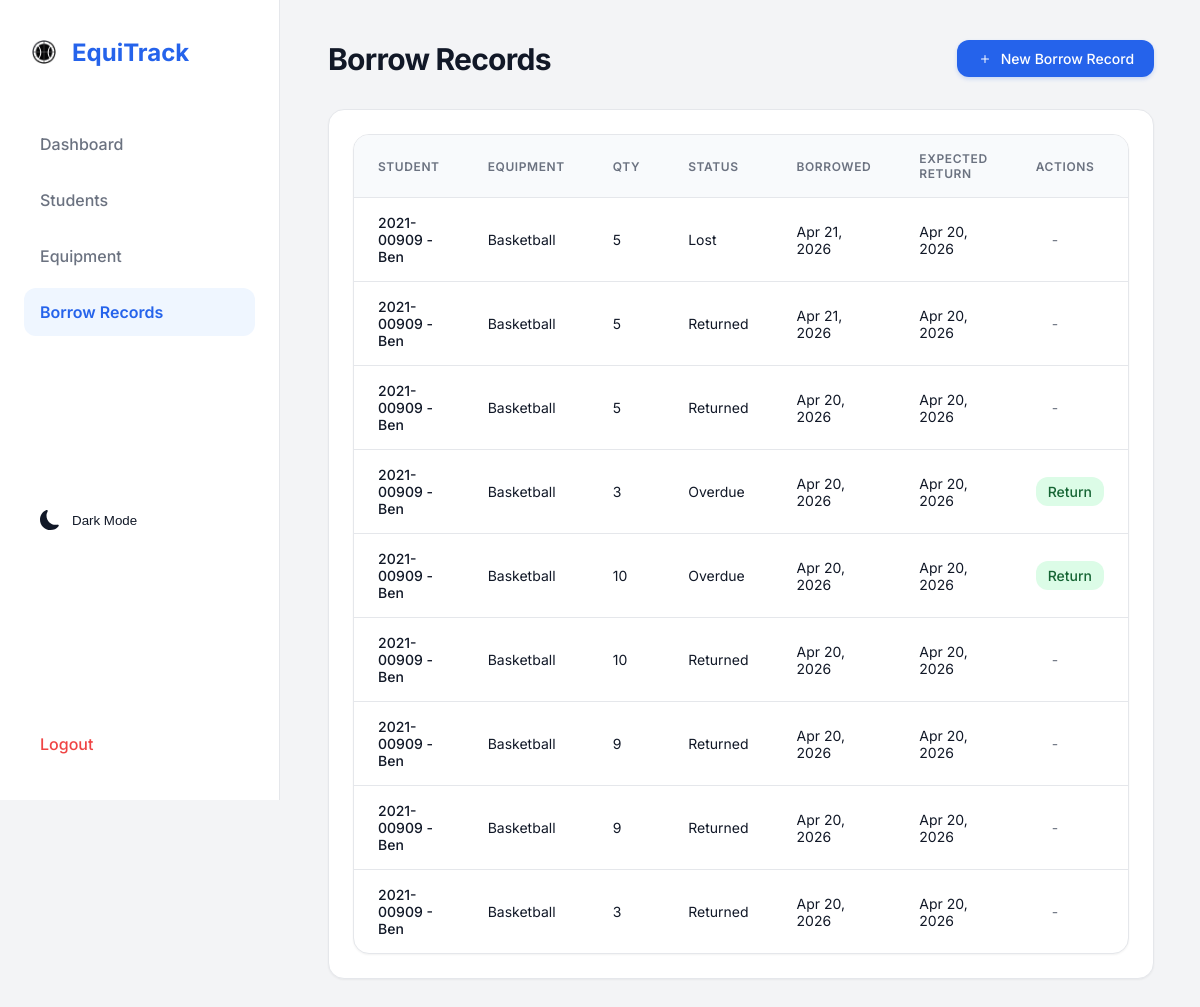
The page /borrow-records/ (signed in) on the database as committed earlier.
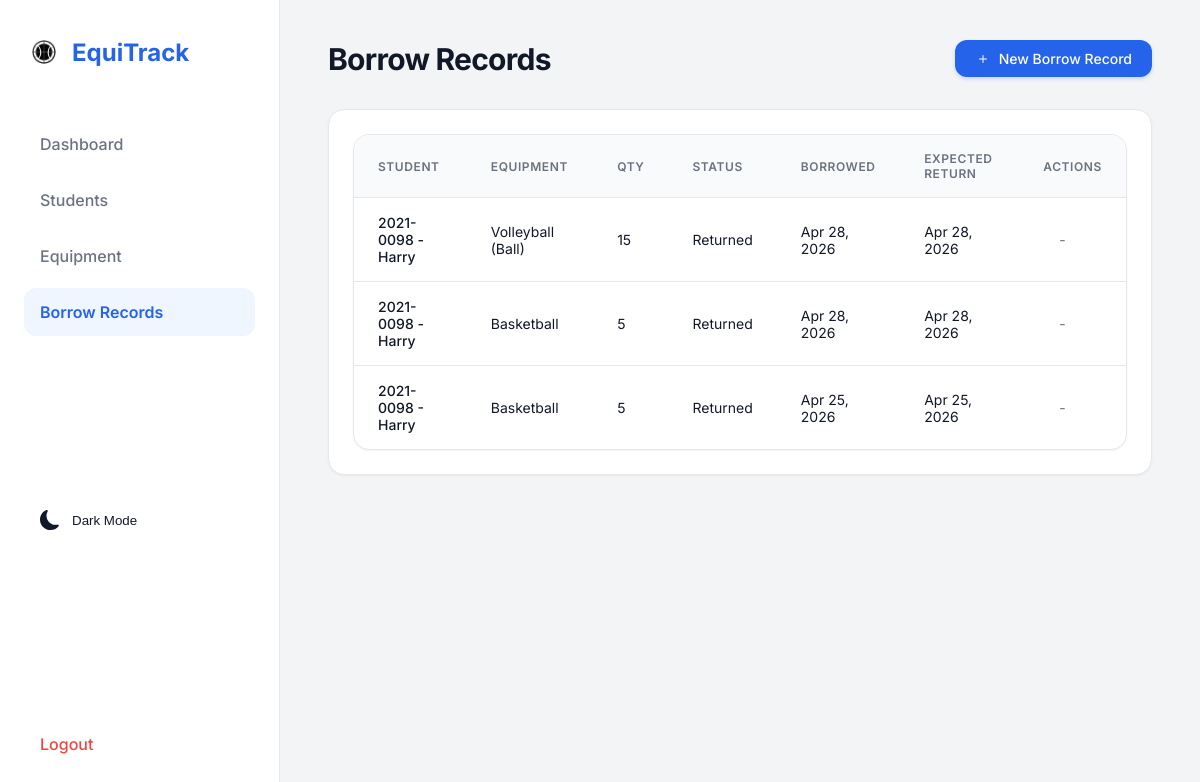
The same page on the database as committed later.
### equipment_app/models.py (models this page shows, shortened)
class BorrowRecord(models.Model):
    STATUS_CHOICES = [
    ('Borrowed', 'Borrowed'),
    ('Returned', 'Returned'),
    ('Overdue', 'Overdue'),
    ('Lost', 'Lost'),
]
    student = models.ForeignKey(Student, on_delete=models.CASCADE)
    equipment = models.ForeignKey(Equipment, on_delete=models.CASCADE)
    quantity = models.IntegerField()
    date_borrowed = models.DateTimeField(auto_now_add=True)
    expected_return = models.DateField()
    date_returned = models.DateField(null=True, blank=True)
    status = models.CharField(max_length=10, choices=STATUS_CHOICES, default='Borrowed')

class Student(models.Model):
    student_id = models.CharField(max_length=20, unique=True)
    name = models.CharField(max_length=100)
    course = models.CharField(max_length=100)
    year_level = models.IntegerField()
    def __str__(self):
        return f"{self.student_id} - {self.name}"

class Equipment(models.Model):
    name = models.CharField(max_length=100)
    total_quantity = models.IntegerField()
    available_quantity = models.IntegerField()
    def __str__(self):
        return self.name

### equipment_app/views.py (the view)
# urls.py: path('borrow-records/', borrow_records_page, name='borrow_records'),
@login_required(login_url='/')
def borrow_records_page(request):
    records = BorrowRecord.objects.all().order_by('-date_borrowed')
    return render(request, 'equipment_app/borrow_records.html', {'records': records})

### equipment_app/templates/equipment_app/borrow_records.html
{% extends 'equipment_app/base.html' %}
{% block content %}
<div class="page-header">
    <h1 class="page-title">Borrow Records</h1>
    <a href="/borrow-records/add/" class="btn btn-primary">
        <svg xmlns="http://www.w3.org/2000/svg" width="16" height="16" fill="currentColor" viewBox="0 0 16 16" style="margin-right: 8px;">
          <path d="M8 4a.5.5 0 0 1 .5.5v3h3a.5.5 0 0 1 0 1h-3v3a.5.5 0 0 1-1 0v-3h-3a.5.5 0 0 1 0-1h3v-3A.5.5 0 0 1 8 4z"/>
        </svg>
        New Borrow Record
    </a>
</div>
<div class="card">
    <div class="table-container">
        <table>
            <thead>
                <tr>
                    <th>Student</th>
                    <th>Equipment</th>
                    <th>Qty</th>
                    <th>Status</th>
                    <th>Borrowed</th>
                    <th>Expected Return</th>
                    <th>Actions</th>
                </tr>
            </thead>
            <tbody>
                {% for record in records %}
                <tr>
                    <td style="font-weight: 500;">{{ record.student }}</td>
                    <td>{{ record.equipment }}</td>
                    <td>{{ record.quantity }}</td>
                    <td>
                        <span class="badge
                            {% if record.status == 'Borrowed' %}badge-info
                            {% elif record.status == 'Returned' %}badge-success
                            {% elif record.status == 'Overdue' %}badge-danger
                            {% else %}badge-warning{% endif %}">
                            {{ record.status }}
                        </span>
                    </td>
                    <td>{{ record.date_borrowed|date:"M d, Y" }}</td>
                    <td>{{ record.expected_return|date:"M d, Y" }}</td>
                    <td>
                        {% if record.status == 'Borrowed' or record.status == 'Overdue' %}
                            <a href="/borrow-records/return/{{ record.id }}/"
                               class="btn" style="background-color: #dcfce7; color: #166534; padding: 0.375rem 0.75rem;"
                               onclick="return confirm('Mark as returned?');">
                               Return
                            </a>
                        {% else %}
                            <span style="color: var(--text-muted); padding-left: 1rem;">-</span>
                        {% endif %}
                    </td>
                </tr>
                {% empty %}
                <tr>
                    <td colspan="7" style="text-align: center; color: var(--text-muted); padding: 2rem;">No borrow records found.</td>
                </tr>
                {% endfor %}
            </tbody>
        </table>
    </div>
</div>
{% endblock %}

Rows that differ between the two databases and show on the page:
removed BorrowRecord: student "2021-00909 - Ben", equipment "Basketball", quantity "5", status "Lost", date_borrowed "Apr 21, 2026", expected_return "Apr 20, 2026"
removed BorrowRecord: student "2021-00909 - Ben", equipment "Basketball", quantity "5", status "Returned", date_borrowed "Apr 21, 2026", expected_return "Apr 20, 2026"
removed BorrowRecord: student "2021-00909 - Ben", equipment "Basketball", quantity "5", status "Returned", date_borrowed "Apr 20, 2026", expected_return "Apr 20, 2026"
removed BorrowRecord: student "2021-00909 - Ben", equipment "Basketball", quantity "3", status "Overdue", date_borrowed "Apr 20, 2026", expected_return "Apr 20, 2026"
removed BorrowRecord: student "2021-00909 - Ben", equipment "Basketball", quantity "10", status "Overdue", date_borrowed "Apr 20, 2026", expected_return "Apr 20, 2026"
removed BorrowRecord: student "2021-00909 - Ben", equipment "Basketball", quantity "10", status "Returned", date_borrowed "Apr 20, 2026", expected_return "Apr 20, 2026"
removed BorrowRecord: student "2021-00909 - Ben", equipment "Basketball", quantity "9", status "Returned", date_borrowed "Apr 20, 2026", expected_return "Apr 20, 2026"
removed BorrowRecord: student "2021-00909 - Ben", equipment "Basketball", quantity "9", status "Returned", date_borrowed "Apr 20, 2026", expected_return "Apr 20, 2026"
removed BorrowRecord: student "2021-00909 - Ben", equipment "Basketball", quantity "3", status "Returned", date_borrowed "Apr 20, 2026", expected_return "Apr 20, 2026"
added BorrowRecord: student "2021-0098 - Harry", equipment "Volleyball (Ball)", quantity "15", status "Returned", date_borrowed "Apr 28, 2026", expected_return "Apr 28, 2026"
added BorrowRecord: student "2021-0098 - Harry", equipment "Basketball", quantity "5", status "Returned", date_borrowed "Apr 28, 2026", expected_return "Apr 28, 2026"
added BorrowRecord: student "2021-0098 - Harry", equipment "Basketball", quantity "5", status "Returned", date_borrowed "Apr 25, 2026", expected_return "Apr 25, 2026"
